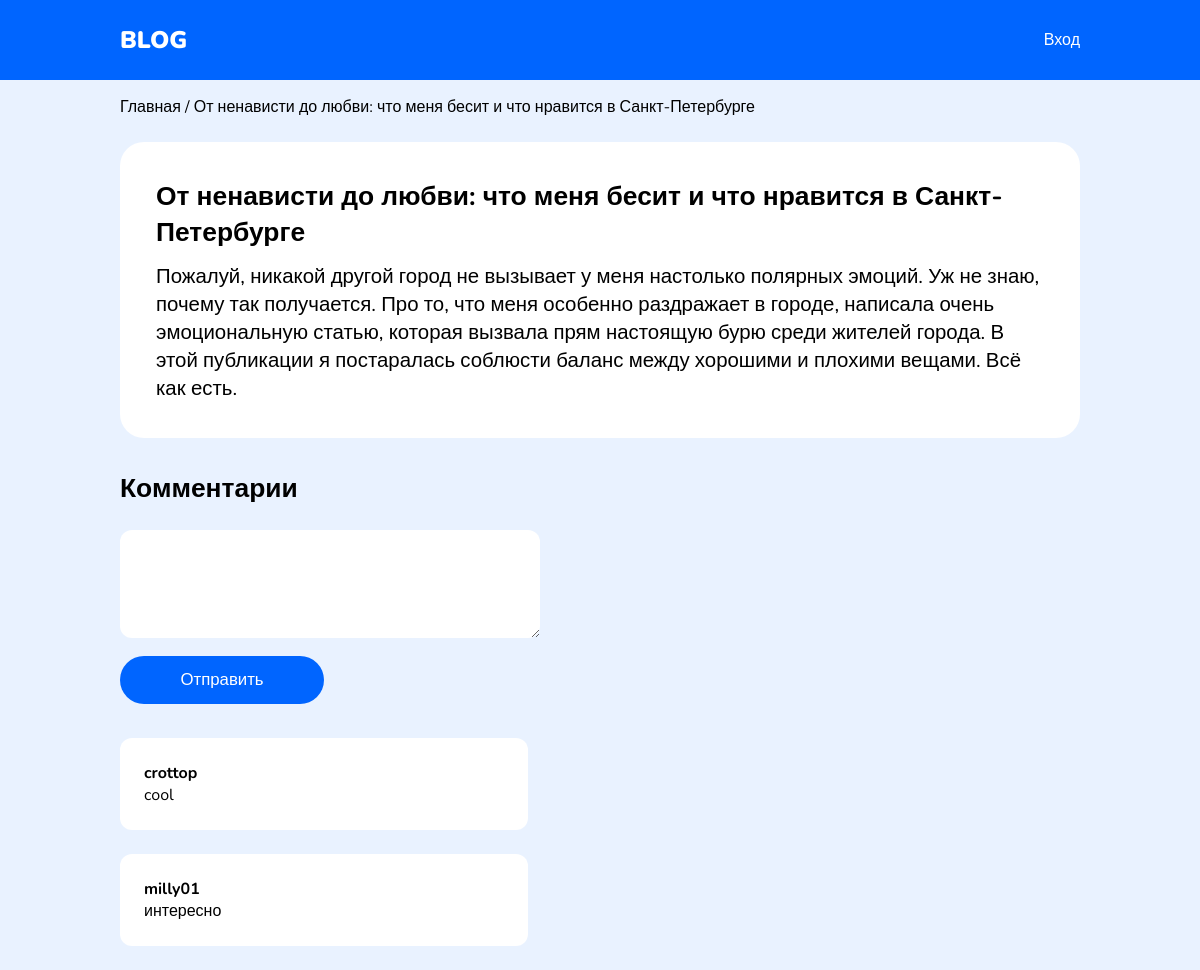
Screenshot of /post.php?id=15 with the database file from the repository.
### tables this page shows
CREATE TABLE `post` (
  `id` int(11) NOT NULL,
  `title` varchar(255) DEFAULT NULL,
  `description` text,
  `id_user` int(11) DEFAULT NULL
);

CREATE TABLE `comment` (
  `id` int(11) NOT NULL,
  `id_post` int(11) DEFAULT NULL,
  `text` text,
  `id_user` int(11) DEFAULT NULL
);

CREATE TABLE `user` (
  `id` int(11) NOT NULL,
  `email` varchar(255) DEFAULT NULL,
  `login` varchar(255) DEFAULT NULL,
  `password` varchar(255) DEFAULT NULL
);

### post.php (the view, shortened to what this page needs)
<?php
require_once 'config/connect.php';
$post_id = $_GET['id'];
$post = mysqli_query($connect, "SELECT * FROM `post` WHERE `id` = $post_id");
$post = mysqli_fetch_assoc($post);
?>
<!DOCTYPE html>
<html lang="en">
<head>
    <link rel="stylesheet" href="assets/css/style.css">
</head>
<body>
<header>
        <div class="container row header">
            <div class="logo"><a href="index.php">BLOG</a></div>
            <div class="menu row">
                <?php
                if(isset($_SESSION['user'])){
                    echo '
                    <div class="item-menu"><a href="profile.php">Профиль</a></div>
                    <div class="item-menu"><a href="login.php">Выход</a></div>
                    ';
                } else{
                    echo '
                    <div class="item-menu"><a href="login.php">Вход</a></div>
                    ';
                }
                ?>
            </div>
        </div>
    </header>
    <div class="container">
        <div class="back">
            <a href="index.php">Главная</a> / <?=$post['title']?>
        </div>
        <div class="post">
            <div class="title-post"><?=$post['title']?></div>
            <div class="post-in"><?=$post['description']?></div>
        </div>
        <div class="comments">
            <div class="title-comm title-post">Комментарии</div>
            <form action="vendor/createComment.php" method="post">
                <textarea name="text" id="" cols="30" rows="10" class="comm-area">
                </textarea><br>
                <button type="submit" class="w-17">Отправить</button>
            </form>
            <br>
            <?php
            $comment = mysqli_query($connect, "SELECT * FROM `comment` WHERE `id_post` = $post_id");
            $comment = mysqli_fetch_all($comment);
            foreach ($comment as $comm){
            ?>
                <div class="comm">
                    <div class="user"><?php
                    $user = mysqli_query($connect, "SELECT * FROM `user` WHERE `id` = $comm[3]");
                    $user = mysqli_fetch_assoc($user);
                    echo $user['login'];
                    ?></div>
                    <div class="comm-text"><?=$comm[2]?></div>
                </div>
            <?php } ?>
        </div>
    </div>
</body>
</html>

### assets/css/style.css (style rules this page uses)
body { margin: 0 auto; font-family: 'Nunito', sans-serif; background: #e9f2ff; }
header { width: 100vw; height: 10vh; color: white; background-color: #0065ff; align-items: center; display: flex; margin-bottom: 2vh; }
.container { max-width: 1000px; width: 80%; margin: 0 auto; }
.row { display: flex; flex-direction: row; }
.logo { font-size: 3vh; font-weight: 900; }
.logo a { color: white; text-decoration: none; }
.header { align-items: center; justify-content: space-between; }
.post { background: white; padding: 3vw; border-radius: 2vw; margin-bottom: 4vh; }
.title-post { font-size: 2.2vw; font-weight: 700; }
.post-in { height: auto; margin-top: 1vw; font-size: 1.7vw; }
.back { margin-bottom: 2vw; margin-top: 1vw; }
.back a { text-decoration: none; color: black; }
.title-comm { margin-bottom: 2vw; }
.comm { background: white; width: 30vw; padding: 2vw; border-radius: 1vw; margin-bottom: 2vw; }
.comm-area { width: 33vw; height: 7vw; border: 0; padding: 1vw; font-size: 1vw; }
textarea { border-radius: 1vw; border: solid 1px #bebebe; outline: none; }
.menu a { color: white; text-decoration: none; margin-left: 1vw }
.w-17 { width: 17vw; height: 4vw; border: 0; background: #0065ff; color: white; font-weight: 400; border-radius: 2vw; margin: 1vw 0vw; cursor: pointer; font-size: 1.4vw; }
.user { font-weight: bold; }

### rows the page displays
post: title "От ненависти до любви: что меня бесит и что нравится в Санкт-Петербурге", description "Пожалуй, никакой другой город не вызывает у меня настолько полярных эмоций. Уж не знаю, почему так получается. Про то, что меня особенно раздражает в городе, написала очень эмоциональную статью, которая вызвала прям настоящую бурю среди жителей города. В этой публикации я постаралась соблюсти баланс между хорошими и плохими вещами. Всё как есть."
comment: id_user.login "crottop", text "cool"
comment: id_user.login "milly01", text "интересно"
